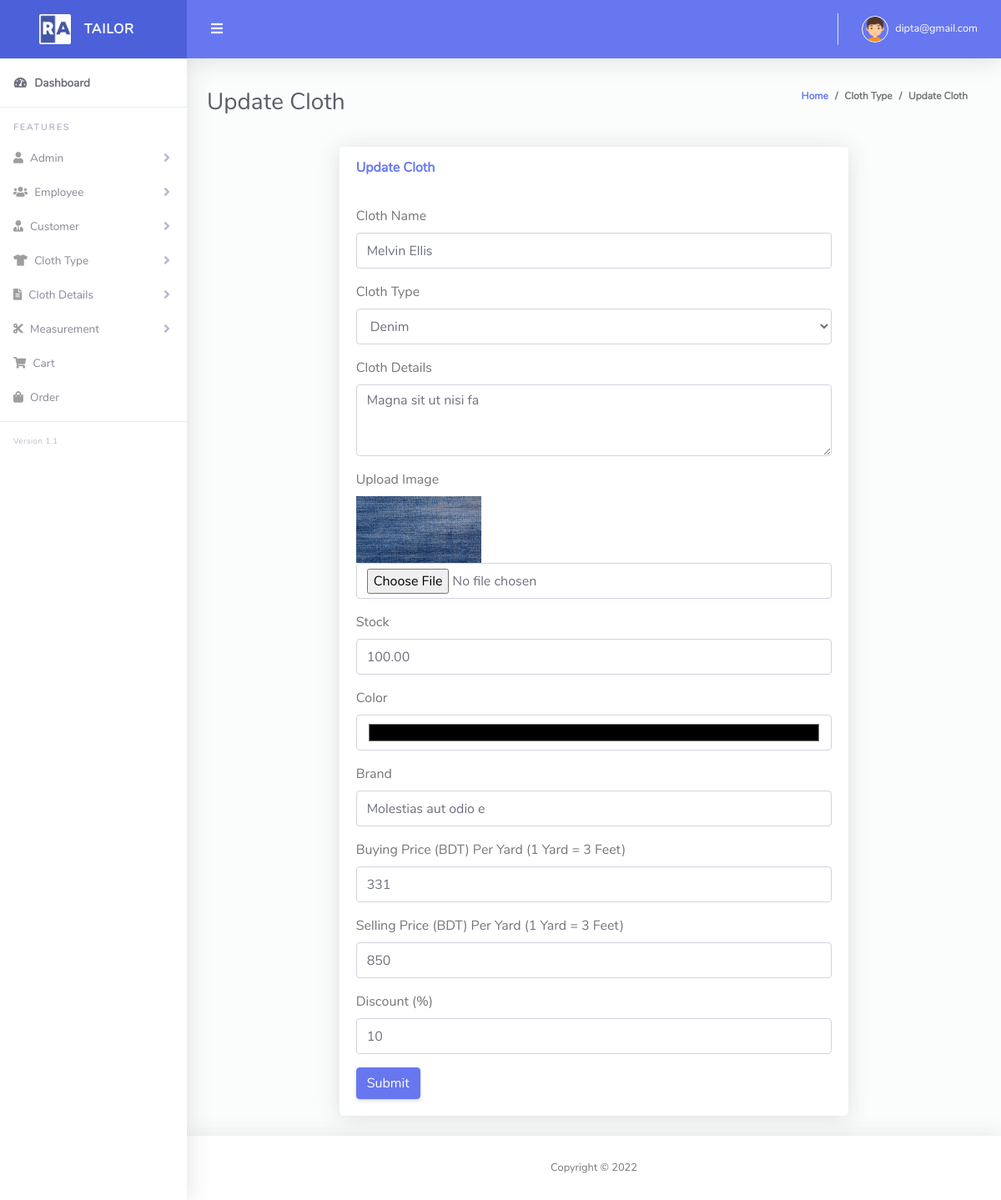
The app's page /edit_cloth.php?clothid=18 (signed in), older data.
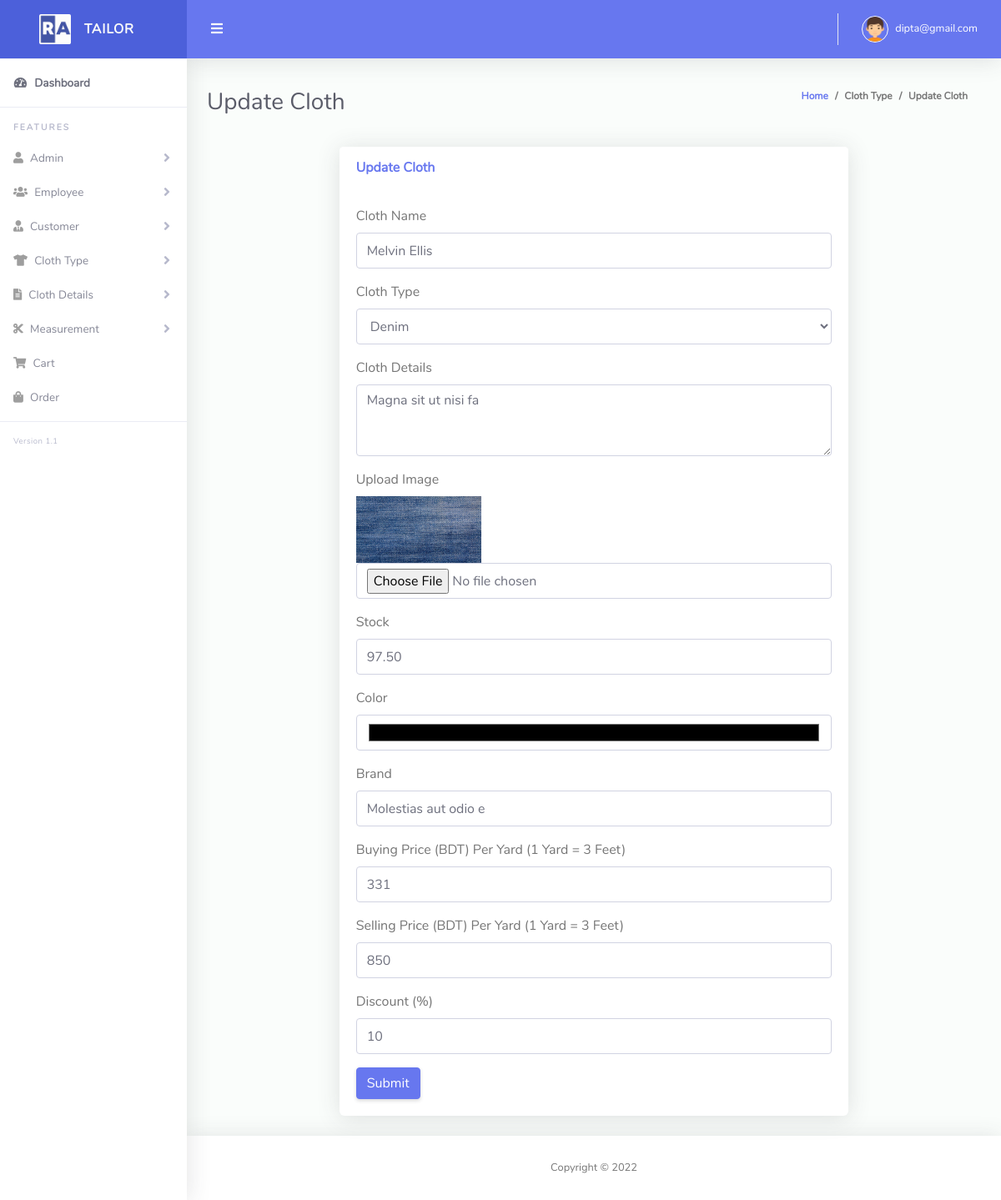
The same page, newer data.
### tables this page shows
CREATE TABLE `tbl_cloth` (
  `id` int(11) NOT NULL,
  `cloth_name` varchar(255) NOT NULL,
  `type` int(11) NOT NULL,
  `details` text NOT NULL,
  `image` varchar(255) NOT NULL,
  `stock` varchar(255) NOT NULL,
  `color` varchar(255) NOT NULL,
  `brand` varchar(255) NOT NULL,
  `buying_price` int(11) NOT NULL,
  `selling_price` int(11) NOT NULL,
  `discount` int(11) NOT NULL,
  `created_at` timestamp NOT NULL DEFAULT current_timestamp(),
  `soft_delete` tinyint(4) NOT NULL DEFAULT 0
);

CREATE TABLE `cloth_type` (
  `id` int(11) NOT NULL,
  `name` varchar(255) NOT NULL,
  `soft_delete` tinyint(4) NOT NULL DEFAULT 0
);

### Classes/DB.php (called while the page is built, shortened)
<?php
class DB
{
    public function connect(){
        $this->conn = new mysqli("localhost","root","","tailor_shop");
        if ($this->conn->connect_error) {
          die("Connection failed: " . $this->conn->connect_error);
        } else {
            return $msg =  "connected";
        }
    }
}

### Classes/ClothClass.php (called while the page is built, shortened)
<?php
include_once 'db.php';
class ClothClass extends DB
{
    public function viewSingleCloth($clothid){
        $query  = "SELECT * FROM tbl_cloth WHERE id='$clothid'";
        $result = $this->conn->query($query);
        return $result;
    }
	public function select($query){
		$result = $this->conn->query($query) or die($this->conn->error.__LINE__);
		if($result->num_rows > 0){
			return $result;
		} else {
			return false;
		}
	}
}

### edit_cloth.php (the view, shortened to what the changed rows need)
<?php include 'layouts/header.php';
$clothid = "";
if ($_GET['clothid'] == NULL || !isset($_GET['clothid'])) {
  "<script>window.location = 'all_cloth.php'; </script>";
} else {
  $clothid = $_GET['clothid'];
}
?>
<div class="container-fluid" id="container-wrapper">
  <div class="d-sm-flex align-items-center justify-content-between mb-4">
    <h1 class="h3 mb-0 text-gray-800">Update Cloth</h1>
  </div>
  <div class="row">
    <div class="col-lg-8">
      <div class="card mb-4">
        <div class="card-body">
          <form method="POST" enctype="multipart/form-data">
            <?php
            $view = $cloth->viewSingleCloth($clothid);
            if ($view) {
              while ($value = $view->fetch_assoc()) {
            ?>
                <div class="form-group">
                  <label>Cloth Name</label>
                  <input name="cloth_name" type="text" class="form-control" value="<?php echo $value['cloth_name']; ?>">
                </div>
                <div class="form-group">
                  <label>Cloth Type</label><br>
                  <select id="select" name="type" class="form-control">
                    <?php
                    $query = "select * from cloth_type where soft_delete=0";
                    $type = $cloth->select($query);
                    if ($type) {
                      while ($result = $type->fetch_assoc()) {
                    ?>
                        <option <?php
                                if ($value['type'] == $result['id']) { ?> selected="selected" <?php } ?> value="<?php echo $result['id']; ?>"><?php echo $result['name']; ?>
                        </option>
                    <?php }
                    } ?>
                  </select>
                </div>
                <div class="form-group">
                  <label>Cloth Details</label>
                  <textarea name="details" class="form-control" id="exampleFormControlTextarea1" rows="3"><?php echo $value['details']; ?></textarea>
                </div>
                <div class="form-group">
                  <label>Upload Image</label>
                  <br>
                  <td>
                    <img src="<?php echo $value['image']; ?>" height="80px" width="150px" /></br>
                    <input type="file" name="image" class="form-control" placeholder="Enter Image" min="0" />
                  </td>
                </div>
                <div class="form-group">
                  <label>Stock</label>
                  <input name="stock" type="text" class="form-control" value="<?php echo $value['stock']; ?>">
                </div>
                <div class="form-group">
                  <label>Color</label>
                  <input name="color" type="color" class="form-control" value="<?php echo $value['color']; ?>">
                </div>
                <div class="form-group">
                  <label>Brand</label>
                  <input name="brand" type="text" class="form-control" value="<?php echo $value['brand']; ?>">
                </div>
                <div class="form-group">
                  <label>Buying Price (BDT) Per Yard (1 Yard = 3 Feet)</label>
                  <input name="buying_price" type="number" class="form-control" value="<?php echo $value['buying_price']; ?>" min="0">
                </div>
                <div class="form-group">
                  <label>Selling Price (BDT) Per Yard (1 Yard = 3 Feet)</label>
                  <input name="selling_price" type="number" class="form-control" value="<?php echo $value['selling_price']; ?>" min="0">
                </div>
                <div class="form-group">
                  <label>Discount (%)</label>
                  <input name="discount" type="number" min="0" step="1" class="form-control" value="<?php echo $value['discount']; ?>">
                </div>
            <?php }
            } ?>
          </form>
        </div>
      </div>
    </div>
  </div>
</div>
<?php include 'layouts/footer.php'; ?>

Row changes from the older to the newer data that the page shows:
changed tbl_cloth "Melvin Ellis": stock "100.00" → "97.50"
